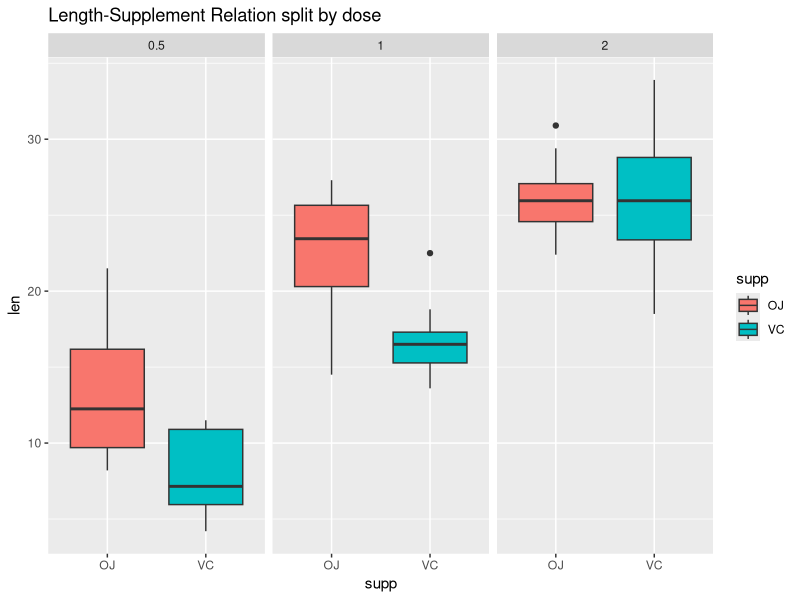

This chart was generated by the following R code:
## ---- chunk 1
knitr::opts_chunk$set(echo = TRUE, message = FALSE, warning = FALSE)
## ---- chunk 2
library(ggplot2)
library(dplyr)
## ---- chunk 3
data(ToothGrowth)
## ---- chunk 4
head(ToothGrowth)
summary(ToothGrowth)
str(ToothGrowth)

# plot len & supp
ggplot(data=ToothGrowth) + 
  aes(x=supp, y=len)+
  geom_boxplot(aes(fill=supp)) +
  facet_grid(cols = vars(dose)) +
  ggtitle("Length-Supplement Relation split by dose")

## ---- chunk 5
# create t test

# perform t test between supp types where dose = 2
t.test(ToothGrowth$len[ToothGrowth$supp=="OJ" & ToothGrowth$dose==2], ToothGrowth$len[ToothGrowth$supp=="VC" & ToothGrowth$dose==2], paired = TRUE)

# perform t test between supp types where dose != 2
t.test(ToothGrowth$len[ToothGrowth$supp=="OJ" & ToothGrowth$dose!=2], ToothGrowth$len[ToothGrowth$supp=="VC" & ToothGrowth$dose!=2], paired = TRUE)

